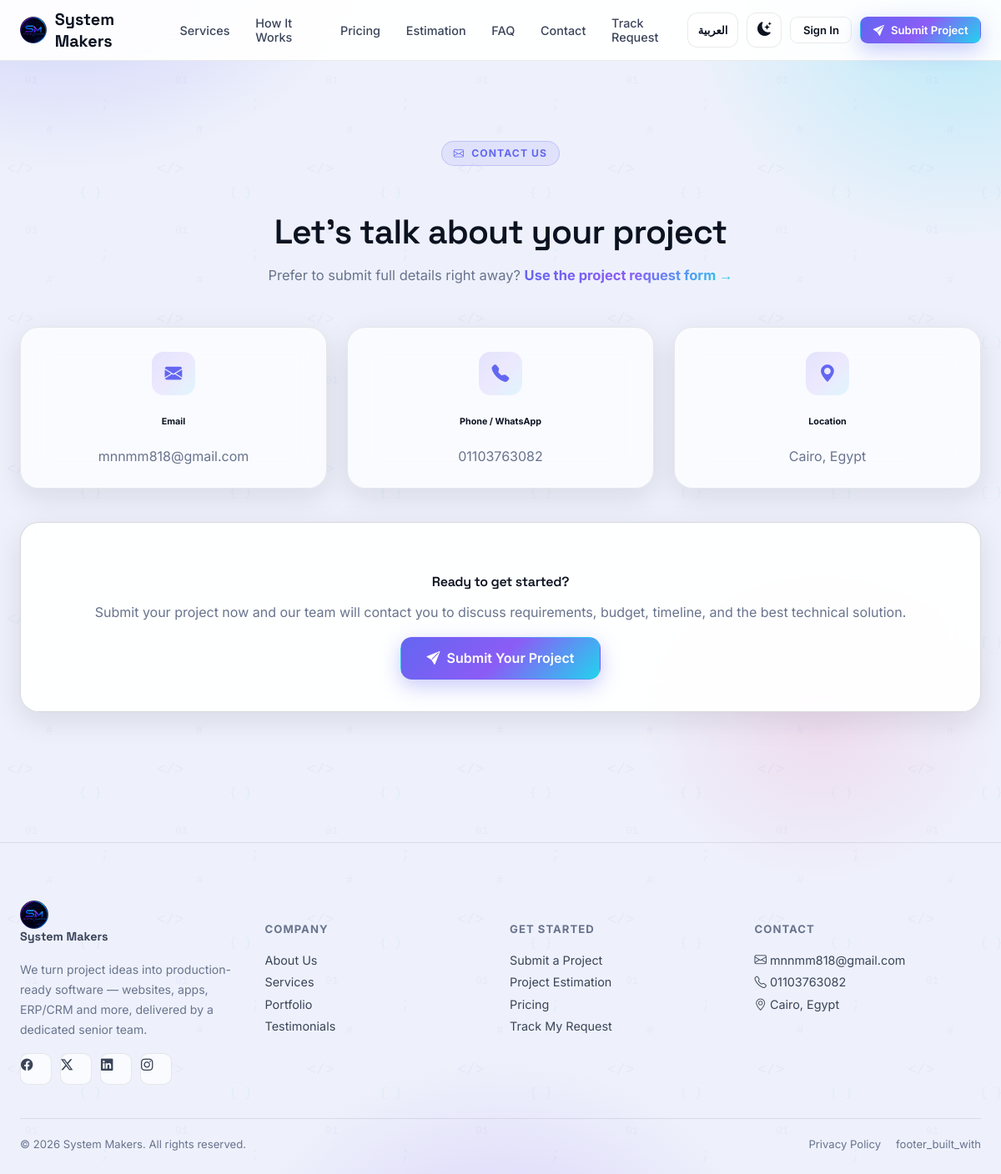
The app's page /contact with its own data.
### app/models/content.py (models this page shows, shortened)
class SiteSetting(db.Model):
    __tablename__ = "site_settings"
    id = db.Column(db.Integer, primary_key=True)
    key = db.Column(db.String(100), unique=True, nullable=False)
    value = db.Column(db.Text)
    updated_at = db.Column(db.DateTime, default=lambda: datetime.now(timezone.utc),
                            onupdate=lambda: datetime.now(timezone.utc))
    @staticmethod
    def get(key, default=""):
        row = SiteSetting.query.filter_by(key=key).first()
        return row.value if row else default

### app/routes/main.py (the view)
@main_bp.route("/contact")
def contact():
    return render_template("public/contact.html")

### app/routes/main.py (called while the page is built)
@main_bp.context_processor
def inject_globals():
    return {
        "site_settings": {
            "contact_email": SiteSetting.get("contact_email", current_app.config["PROJECT_MANAGER_EMAIL"]),
            "contact_phone": SiteSetting.get("contact_phone", current_app.config["PROJECT_MANAGER_PHONE"]),
            "contact_address": SiteSetting.get("contact_address", "Cairo, Egypt"),
            "company_name": current_app.config["COMPANY_NAME"],
        }
    }

### app/translations.py (called while the page is built)
def get_translator(lang: str):
    table = TRANSLATIONS.get(lang, TRANSLATIONS["en"])
    fallback = TRANSLATIONS["en"]
    def t(key: str) -> str:
        return table.get(key) or fallback.get(key) or key
    return t

### app/templates/public/contact.html (shortened to what this page needs)
{% extends "layout_public.html" %}
{% block content %}
<section class="section">
  <div class="container-xl">
    <div style="text-align:center; margin-bottom:48px;" class="reveal">
      <div class="eyebrow" style="margin-left:auto;margin-right:auto;"><i class="bi bi-envelope"></i> {{ t('contact_eyebrow') }}</div>
      <h1 class="section-title">{{ t('contact_title') }}</h1>
      <p class="section-sub" style="margin:0 auto;">{{ t('contact_prefer') }} <a href="{{ url_for('main.project_request') }}" class="text-grad" style="font-weight:700;">{{ t('contact_use_form') }}</a></p>
    </div>
    <div class="grid-3 reveal">
      <div class="glass card-hover" style="padding:1.8rem; text-align:center;">
        <div class="icon-box" style="margin:0 auto 1rem;"><i class="bi bi-envelope-fill"></i></div>
        <h6>{{ t('contact_email_label') }}</h6>
        <a href="mailto:{{ site_settings.contact_email }}" class="text-muted-2">{{ site_settings.contact_email }}</a>
      </div>
      <div class="glass card-hover" style="padding:1.8rem; text-align:center;">
        <div class="icon-box" style="margin:0 auto 1rem;"><i class="bi bi-telephone-fill"></i></div>
        <h6>{{ t('contact_phone_label') }}</h6>
        <a href="tel:{{ site_settings.contact_phone }}" class="text-muted-2">{{ site_settings.contact_phone }}</a>
      </div>
      <div class="glass card-hover" style="padding:1.8rem; text-align:center;">
        <div class="icon-box" style="margin:0 auto 1rem;"><i class="bi bi-geo-alt-fill"></i></div>
        <h6>{{ t('contact_location_label') }}</h6>
        <span class="text-muted-2">{{ site_settings.contact_address }}</span>
      </div>
    </div>
    <div class="glass-strong reveal" style="padding:2.4rem; margin-top:40px; text-align:center;">
      <h4 style="margin-bottom:10px;">{{ t('cta_final') }}</h4>
      <p class="text-muted-2" style="margin-bottom:20px;">{{ t('cta_body') }}</p>
      <a href="{{ url_for('main.project_request') }}" class="btn btn-grad btn-lg"><i class="bi bi-send-fill"></i> {{ t('hero_cta_submit') }}</a>
    </div>
  </div>
</section>
{% endblock %}

### app/templates/partials/footer.html
<footer class="footer">
  <div class="container-xl">
    <div class="grid-4" style="margin-bottom:40px;">
      <div>
        <a href="{{ url_for('main.home') }}" class="brand" style="margin-bottom:14px;">
          <span class="brand-mark" style="background:transparent; box-shadow:none;"><img src="{{ url_for('static', filename='images/brand/logo_256.png') }}" alt="System Makers" style="width:100%;height:100%;object-fit:contain;"></span>
          {{ site_settings.company_name if site_settings else 'System Makers' }}
        </a>
        <p class="text-muted-2" style="font-size:.88rem; line-height:1.7; max-width:280px;">
          {{ t('footer_tagline') }}
        </p>
        <div style="display:flex; gap:10px; margin-top:16px;">
          <a href="#" class="social-icon"><i class="bi bi-facebook"></i></a>
          <a href="#" class="social-icon"><i class="bi bi-twitter-x"></i></a>
          <a href="#" class="social-icon"><i class="bi bi-linkedin"></i></a>
          <a href="#" class="social-icon"><i class="bi bi-instagram"></i></a>
        </div>
      </div>
      <div>
        <h6>{{ t('footer_company') }}</h6>
        <a href="{{ url_for('main.home') }}#about">{{ t('footer_about') }}</a>
        <a href="{{ url_for('main.services') }}">{{ t('nav_services') }}</a>
        <a href="{{ url_for('main.home') }}#portfolio">{{ t('footer_portfolio') }}</a>
        <a href="{{ url_for('main.home') }}#testimonials">{{ t('footer_testimonials') }}</a>
      </div>
      <div>
        <h6>{{ t('footer_get_started') }}</h6>
        <a href="{{ url_for('main.project_request') }}">{{ t('footer_submit_project') }}</a>
        <a href="{{ url_for('main.estimation') }}">{{ t('footer_estimation') }}</a>
        <a href="{{ url_for('main.pricing') }}">{{ t('nav_pricing') }}</a>
        <a href="{{ url_for('main.track_request') }}">{{ t('footer_track') }}</a>
      </div>
      <div>
        <h6>{{ t('footer_contact') }}</h6>
        <a href="mailto:{{ site_settings.contact_email if site_settings else '' }}">
          <i class="bi bi-envelope"></i> {{ site_settings.contact_email if site_settings else 'contact@clientflow.local' }}
        </a>
        <a href="tel:{{ site_settings.contact_phone if site_settings else '' }}">
          <i class="bi bi-telephone"></i> {{ site_settings.contact_phone if site_settings else '' }}
        </a>
        <a href="#"><i class="bi bi-geo-alt"></i> {{ site_settings.contact_address if site_settings else 'Cairo, Egypt' }}</a>
      </div>
    </div>
    <div class="divider"></div>
    <div style="display:flex; justify-content:space-between; flex-wrap:wrap; gap:10px;">
      <span class="text-muted-2" style="font-size:.82rem;">© {{ current_year }} {{ site_settings.company_name if site_settings else 'System Makers' }}. {{ t('footer_rights') }}</span>
      <div style="display:flex; gap:18px; align-items:center;">
        <a href="{{ url_for('main.privacy_policy') }}" class="text-muted-2" style="font-size:.82rem; padding:0;">{{ t('footer_privacy') }}</a>
        <span class="text-muted-2" style="font-size:.82rem;">{{ t('footer_built_with') }}</span>
      </div>
    </div>
  </div>
</footer>

### records on screen
SiteSetting: contact_email "mnnmm818@gmail.com", value "mnnmm818@gmail.com"
SiteSetting: contact_phone "01103763082", value "01103763082"
SiteSetting: contact_address "Cairo, Egypt", value "Cairo, Egypt"

### other values on screen
{{ site_settings.company_name if site_settings else 'System Makers' }} "System Makers"
{{ t('nav_services') }} "Services"
{{ t('nav_how_it_works') }} "How It Works"
{{ t('nav_pricing') }} "Pricing"
{{ t('nav_estimation') }} "Estimation"
{{ t('nav_faq') }} "FAQ"
{{ t('nav_contact') }} "Contact"
{{ t('nav_track') }} "Track Request"
{{ t('lang_switch') }} "العربية"
{{ t('nav_sign_in') }} "Sign In"
{{ t('nav_submit_project') }} "Submit Project"
{{ t('contact_eyebrow') }} "CONTACT US"
{{ t('contact_title') }} "Let's talk about your project"
{{ t('contact_prefer') }} "Prefer to submit full details right away?"
{{ t('contact_email_label') }} "Email"
